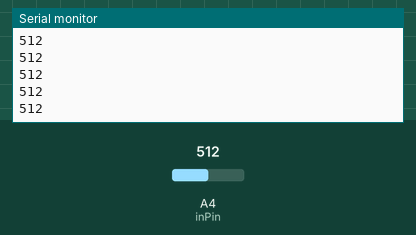
The sketch below on a simulated Arduino Uno, built with avr-gcc and run on an emulated ATmega328P. Shown: the last lines printed to the serial monitor. The inputs (shaded band) are chosen by the test bench; at power-on: A4 (inPin) = 512.

Above: at 1.2 s.
1.3 s: A4 (inPin) set to 716
At 1.32 s:
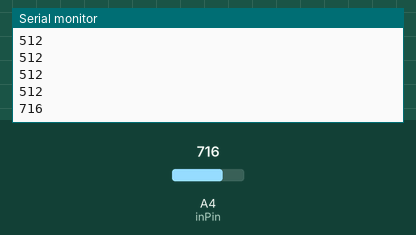
2.8 s: A4 (inPin) set to 900
At 2.83 s:
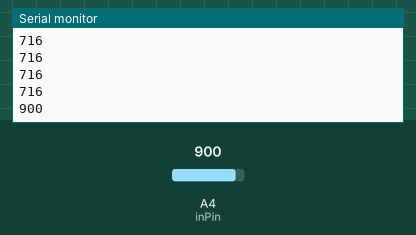
Timing chart, 0 to 5.8 s (numbered marks = the images above; inputs shaded):
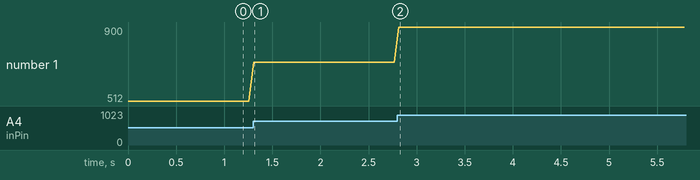

Measured:
- after the input at 1.3 s, the serial monitor: prints a new line at once (image 1)
- after the input at 2.8 s, the serial monitor: prints a new line at once (image 2)
- plotted number 1: 512 → 716 after the input at 1.3 s, 716 → 900 after the input at 2.8 s

The sketch:

temp.ino
```cpp
int inPin = 4;

void setup() {
  // put your setup code here, to run once:

  Serial.begin(115200);

}

void loop() {
  // put your main code here, to run repeatedly:

  int sensorVal = analogRead(inPin);

  Serial.println(sensorVal);

  delay(50);

}
```
